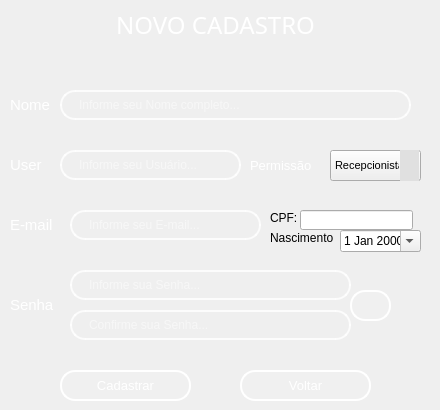
    <widget class="QWidget" name="page_3">
     <widget class="QLineEdit" name="lineEdit_email">
      <property name="geometry">
       <rect>
        <x>70</x>
        <y>210</y>
        <width>191</width>
        <height>30</height>
       </rect>
      </property>
      <property name="font">
       <font>
        <family>MS Shell Dlg 2</family>
        <italic>false</italic>
       </font>
      </property>
      <property name="styleSheet">
       <string notr="true">QLineEdit {
    /* Borda e fundo */
    border: 2px solid rgba(255, 255, 255, 200);
    border-radius: 15px;
    background-color: rgba(0, 0, 0, 0); /* Totalmente transparente */
    
    /* Espaçamento interno */
    padding: 5px 15px;
    
    /* Cor do texto */
    color: white;
    
    /* Melhora a renderização */
    background-clip: padding-box;
}

/* Efeito ao focar */
QLineEdit:focus {
    border: 2px solid rgba(255, 255, 255, 255);
    background-color: rgba(255, 255, 255, 20);
}</string>
      </property>
      <property name="placeholderText">
       <string>Informe seu E-mail...</string>
      </property>
     </widget>
     <widget class="QLabel" name="label_name_4">
      <property name="geometry">
       <rect>
        <x>10</x>
        <y>80</y>
        <width>411</width>
        <height>51</height>
       </rect>
      </property>
      <property name="font">
       <font>
        <family>MS Shell Dlg 2</family>
        <pointsize>10</pointsize>
        <weight>50</weight>
        <italic>false</italic>
        <bold>false</bold>
       </font>
      </property>
      <property name="styleSheet">
       <string notr="true">QLabel{
color: rgb(255, 255, 255);
border:3
}</string>
      </property>
      <property name="text">
       <string>&lt;html&gt;&lt;head/&gt;&lt;body&gt;&lt;p&gt;&lt;span style=&quot; font-size:11pt;&quot;&gt;Nome&lt;/span&gt;&lt;/p&gt;&lt;/body&gt;&lt;/html&gt;</string>
      </property>
     </widget>
     <widget class="QLineEdit" name="lineEdit_name">
      <property name="geometry">
       <rect>
        <x>60</x>
        <y>90</y>
        <width>351</width>
        <height>30</height>
       </rect>
      </property>
      <property name="font">
       <font>
        <family>MS Shell Dlg 2</family>
        <italic>false</italic>
       </font>
      </property>
      <property name="styleSheet">
       <string notr="true">QLineEdit {
    /* Borda e fundo */
    border: 2px solid rgba(255, 255, 255, 200);
    border-radius: 15px;
    background-color: rgba(0, 0, 0, 0); /* Totalmente transparente */
    
    /* Espaçamento interno */
    padding: 5px 15px;
    
    /* Cor do texto */
    color: white;
    
    /* Melhora a renderização */
    background-clip: padding-box;
}

/* Efeito ao focar */
QLineEdit:focus {
    border: 2px solid rgba(255, 255, 255, 255);
    background-color: rgba(255, 255, 255, 36);
}</string>
      </property>
      <property name="placeholderText">
       <string>Informe seu Nome completo...</string>
      </property>
     </widget>
     <widget class="QLabel" name="label_user_6">
      <property name="geometry">
       <rect>
        <x>10</x>
        <y>140</y>
        <width>241</width>
        <height>51</height>
       </rect>
      </property>
      <property name="font">
       <font>
        <family>MS Shell Dlg 2</family>
        <pointsize>10</pointsize>
       </font>
      </property>
      <property name="styleSheet">
       <string notr="true">QLabel{
color: rgb(255, 255, 255);
border:2
}</string>
      </property>
      <property name="text">
       <string>&lt;html&gt;&lt;head/&gt;&lt;body&gt;&lt;p&gt;&lt;span style=&quot; font-size:11pt;&quot;&gt;User  &lt;/span&gt;&lt;/p&gt;&lt;/body&gt;&lt;/html&gt;</string>
      </property>
     </widget>
     <widget class="QLineEdit" name="lineEdit_user">
      <property name="geometry">
       <rect>
        <x>60</x>
        <y>150</y>
        <width>181</width>
        <height>30</height>
       </rect>
      </property>
      <property name="font">
       <font>
        <family>MS Shell Dlg 2</family>
        <italic>false</italic>
       </font>
      </property>
      <property name="styleSheet">
       <string notr="true">QLineEdit {
    /* Borda e fundo */
    border: 2px solid rgba(255, 255, 255, 200);
    border-radius: 15px;
    background-color: rgba(0, 0, 0, 0); /* Totalmente transparente */
    
    /* Espaçamento interno */
    padding: 5px 15px;
    
    /* Cor do texto */
    color: white;
    
    /* Melhora a renderização */
    background-clip: padding-box;
}

/* Efeito ao focar */
QLineEdit:focus {
    border: 2px solid rgba(255, 255, 255, 255);
    background-color: rgba(255, 255, 255, 20);
}</string>
      </property>
      <property name="placeholderText">
       <string>Informe seu Usuário...</string>
      </property>
     </widget>
     <widget class="QLabel" name="label_2">
      <property name="geometry">
       <rect>
        <x>250</x>
        <y>140</y>
        <width>171</width>
        <height>51</height>
       </rect>
      </property>
      <property name="font">
       <font>
        <family>MS Shell Dlg 2</family>
        <pointsize>10</pointsize>
       </font>
      </property>
      <property name="styleSheet">
       <string notr="true">QLabel{
color: rgb(255, 255, 255);
border:2
}</string>
      </property>
      <property name="text">
       <string>Permissão</string>
      </property>
     </widget>
     <widget class="QComboBox" name="comboBox">
      <property name="geometry">
       <rect>
        <x>330</x>
        <y>150</y>
        <width>91</width>
        <height>31</height>
       </rect>
      </property>
      <property name="font">
       <font>
        <family>MS Shell Dlg 2</family>
        <pointsize>8</pointsize>
        <italic>false</italic>
       </font>
      </property>
      <property name="styleSheet">
       <string notr="true">QComboBox {
    background-color: F7F7F9  /* Cor de fundo */
    color: F7F7F9         /* Cor do texto */
    border: 1px solid #ccc;     /* Borda */
}

QComboBox::drop-down {
    background-color: #e0e0e0;  /* Cor do botão de dropdown */
}

QComboBox QAbstractItemView {
    background-color: White;  /* Cor do menu dropdown */
    color: Black;             /* Cor do texto no menu */
}</string>
      </property>
      <item>
       <property name="text">
        <string>Recepcionista</string>
       </property>
      </item>
      <item>
       <property name="text">
        <string>Gerente</string>
       </property>
      </item>
      <item>
       <property name="text">
        <string>Administrador</string>
       </property>
      </item>
     </widget>
     <widget class="QLabel" name="label_passwrd_6">
      <property name="geometry">
       <rect>
        <x>10</x>
        <y>260</y>
        <width>411</width>
        <height>91</height>
       </rect>
      </property>
      <property name="font">
       <font>
        <family>MS Shell Dlg 2</family>
        <pointsize>10</pointsize>
        <weight>50</weight>
        <italic>false</italic>
        <bold>false</bold>
       </font>
      </property>
      <property name="styleSheet">
       <string notr="true">QLabel{
color: rgb(255, 255, 255);
border:2
}</string>
      </property>
      <property name="text">
       <string>&lt;html&gt;&lt;head/&gt;&lt;body&gt;&lt;p&gt;&lt;span style=&quot; font-size:11pt;&quot;&gt;Senha&lt;/span&gt;&lt;/p&gt;&lt;/body&gt;&lt;/html&gt;</string>
      </property>
     </widget>
     <widget class="QLineEdit" name="lineEdit_passwrd">
      <property name="geometry">
       <rect>
        <x>70</x>
        <y>270</y>
        <width>281</width>
        <height>30</height>
       </rect>
      </property>
      <property name="font">
       <font>
        <family>MS Shell Dlg 2</family>
        <italic>false</italic>
       </font>
      </property>
      <property name="styleSheet">
       <string notr="true">QLineEdit {
    /* Borda e fundo */
    border: 2px solid rgba(255, 255, 255, 200);
    border-radius: 15px;
    background-color: rgba(0, 0, 0, 0); /* Totalmente transparente */
    
    /* Espaçamento interno */
    padding: 5px 15px;
    
    /* Cor do texto */
    color: white;
    
    /* Melhora a renderização */
    background-clip: padding-box;
}

/* Efeito ao focar */
QLineEdit:focus {
    border: 2px solid rgba(255, 255, 255, 255);
    background-color: rgba(255, 255, 255, 20);
}</string>
      </property>
      <property name="placeholderText">
       <string>Informe sua Senha...</string>
      </property>
     </widget>
     <widget class="QLabel" name="label_email_4">
      <property name="geometry">
       <rect>
        <x>10</x>
        <y>200</y>
        <width>411</width>
        <height>51</height>
       </rect>
      </property>
      <property name="font">
       <font>
        <family>MS Shell Dlg 2</family>
        <pointsize>10</pointsize>
        <weight>50</weight>
        <italic>false</italic>
        <bold>false</bold>
       </font>
      </property>
      <property name="styleSheet">
       <string notr="true">QLabel{
color: rgb(255, 255, 255);
border:2
}</string>
      </property>
      <property name="text">
       <string>&lt;html&gt;&lt;head/&gt;&lt;body&gt;&lt;p&gt;&lt;span style=&quot; font-size:11pt;&quot;&gt;E-mail&lt;/span&gt;&lt;/p&gt;&lt;/body&gt;&lt;/html&gt;</string>
      </property>
     </widget>
     <widget class="QLineEdit" name="lineEdit_passwrd_2">
      <property name="geometry">
       <rect>
        <x>70</x>
        <y>310</y>
        <width>281</width>
        <height>30</height>
       </rect>
      </property>
      <property name="font">
       <font>
        <family>MS Shell Dlg 2</family>
        <italic>false</italic>
       </font>
      </property>
      <property name="styleSheet">
       <string notr="true">QLineEdit {
    /* Borda e fundo */
    border: 2px solid rgba(255, 255, 255, 200);
    border-radius: 15px;
    background-color: rgba(0, 0, 0, 0); /* Totalmente transparente */
    
    /* Espaçamento interno */
    padding: 5px 15px;
    
    /* Cor do texto */
    color: white;
    
    /* Melhora a renderização */
    background-clip: padding-box;
}

/* Efeito ao focar */
QLineEdit:focus {
    border: 2px solid rgba(255, 255, 255, 255);
    background-color: rgba(255, 255, 255, 20);
}</string>
      </property>
      <property name="placeholderText">
       <string>Confirme sua Senha...</string>
      </property>
     </widget>
     <widget class="QPushButton" name="bttn_register">
      <property name="geometry">
       <rect>
        <x>60</x>
        <y>370</y>
        <width>131</width>
        <height>31</height>
       </rect>
      </property>
      <property name="font">
       <font>
        <family>MS Shell Dlg 2</family>
        <pointsize>10</pointsize>
        <weight>50</weight>
        <italic>false</italic>
        <bold>false</bold>
       </font>
      </property>
      <property name="styleSheet">
       <string notr="true">QPushButton {
    background-color: rgba(255, 255, 255, 0.5);
    border: 5px solid rgba(255, 255, 255, 0.3); /* Borda branca translúcida */
    color: #333333; /* Texto totalmente opaco */
}

QPushButton:hover {
     background-color: #CFD8DC;
    border-color: rgba(255, 255, 255,255); 
}

QPushButton:pressed {
    background-color: #A0B2C8; /* Azul acinzentado */
border-color: #003366; /* Azul escuro */
}
 QPushButton{border: 2px solid rgba(255, 255, 255, 200);
    border-radius: 15px;
    background-color: rgba(0, 0, 0, 0); /* Totalmente transparente */
    
    /* Espaçamento interno */
    padding: 5px 15px;
    
    /* Cor do texto */
    color: white;
    
    /* Melhora a renderização */
    background-clip: padding-box;
}

/* Efeito ao focar */
QPushButton {
    border: 2px solid rgba(255, 255, 255, 255);
    background-color: rgba(255, 255, 255, 20);
}</string>
      </property>
      <property name="text">
       <string>Cadastrar</string>
      </property>
     </widget>
     <widget class="QPushButton" name="bttn_alterindex">
      <property name="geometry">
       <rect>
        <x>240</x>
        <y>370</y>
        <width>131</width>
        <height>31</height>
       </rect>
      </property>
      <property name="font">
       <font>
        <family>MS Shell Dlg 2</family>
        <pointsize>10</pointsize>
        <weight>50</weight>
        <italic>false</italic>
        <bold>false</bold>
       </font>
      </property>
      <property name="styleSheet">
       <string notr="true">QPushButton {
    background-color: rgba(255, 255, 255, 0.5);
    border: 2px solid rgba(255, 255, 255, 0.3); /* Borda branca translúcida */
    color:#003366; /* Texto totalmente opaco */
}

QPushButton:hover {
     background-color: #CFD8DC;
    border-color: rgba(255, 255, 255,255); 
}

QPushButton:pressed {
    background-color: #A0B2C8; /* Azul acinzentado */
border-color: #003366; /* Azul escuro */
}
 QPushButton{border: 2px solid rgba(255, 255, 255, 200);
    border-radius: 15px;
    background-color: rgba(0, 0, 0, 0); /* Totalmente transparente */
    
    /* Espaçamento interno */
    padding: 5px 15px;
    
    /* Cor do texto */
    color: white;
    
    /* Melhora a renderização */
    background-clip: padding-box;
}

/* Efeito ao focar */
QPushButton {
    border: 2px solid rgba(255, 255, 255, 255);
    background-color: rgba(255, 255, 255, 20);
}</string>
      </property>
      <property name="text">
       <string>Voltar</string>
      </property>
     </widget>
     <widget class="QPushButton" name="bttn_passwrdview_2">
      <property name="geometry">
       <rect>
        <x>350</x>
        <y>290</y>
        <width>41</width>
        <height>31</height>
       </rect>
      </property>
      <property name="styleSheet">
       <string notr="true">QPushButton {
    background-color: rgba(255, 255, 255, 0.5);
    border: 2px solid rgba(255, 255, 255, 0.3); /* Borda branca translúcida */
    color: #333333; /* Texto totalmente opaco */
}

QPushButton:hover {
     background-color: #CFD8DC;
    border-color: rgba(255, 255, 255,255); 
}

QPushButton:pressed {
    background-color: #A0B2C8; /* Azul acinzentado */
border-color: #003366; /* Azul escuro */
}
 QPushButton{border: 2px solid rgba(255, 255, 255, 200);
    border-radius: 15px;
    background-color: rgba(0, 0, 0, 0); /* Totalmente transparente */
    
    /* Espaçamento interno */
    padding: 5px 15px;
    
    /* Cor do texto */
    color: white;
    
    /* Melhora a renderização */
    background-clip: padding-box;
}

/* Efeito ao focar */
QPushButton {
    border: 2px solid rgba(255, 255, 255, 255);
    background-color: rgba(255, 255, 255, 20);
}</string>
      </property>
      <property name="text">
       <string/>
      </property>
      <property name="icon">
       <iconset>
        <normaloff>../../Downloads/visibility_24dp_E3E3E3_FILL0_wght400_GRAD0_opsz24.png</normaloff>../../Downloads/visibility_24dp_E3E3E3_FILL0_wght400_GRAD0_opsz24.png</iconset>
      </property>
      <property name="iconSize">
       <size>
        <width>24</width>
        <height>24</height>
       </size>
      </property>
     </widget>
     <widget class="QLabel" name="label_6">
      <property name="geometry">
       <rect>
        <x>0</x>
        <y>0</y>
        <width>431</width>
        <height>51</height>
       </rect>
      </property>
      <property name="font">
       <font>
        <family>Montserrat Medium</family>
        <pointsize>14</pointsize>
        <italic>false</italic>
       </font>
      </property>
      <property name="text">
       <string>&lt;html&gt;&lt;head/&gt;&lt;body&gt;&lt;p align=&quot;center&quot;&gt;&lt;span style=&quot; font-size:18pt; color:#ffffff;&quot;&gt;NOVO CADASTRO&lt;/span&gt;&lt;/p&gt;&lt;/body&gt;&lt;/html&gt;</string>
      </property>
     </widget>
     <widget class="QLineEdit" name="lineEdit_2">
      <property name="geometry">
       <rect>
        <x>300</x>
        <y>210</y>
        <width>113</width>
        <height>20</height>
       </rect>
      </property>
     </widget>
     <widget class="QDateEdit" name="dateEdit_2">
      <property name="geometry">
       <rect>
        <x>340</x>
        <y>230</y>
        <width>81</width>
        <height>22</height>
       </rect>
      </property>
      <property name="calendarPopup">
       <bool>true</bool>
      </property>
     </widget>
     <widget class="QLabel" name="label_12">
      <property name="geometry">
       <rect>
        <x>270</x>
        <y>230</y>
        <width>71</width>
        <height>16</height>
       </rect>
      </property>
      <property name="text">
       <string>Nascimento</string>
      </property>
     </widget>
     <widget class="QLabel" name="label_13">
      <property name="geometry">
       <rect>
        <x>270</x>
        <y>210</y>
        <width>31</width>
        <height>16</height>
       </rect>
      </property>
      <property name="text">
       <string>CPF:</string>
      </property>
     </widget>
     <zorder>label_email_4</zorder>
     <zorder>label_name_4</zorder>
     <zorder>lineEdit_name</zorder>
     <zorder>label_user_6</zorder>
     <zorder>lineEdit_user</zorder>
     <zorder>label_2</zorder>
     <zorder>comboBox</zorder>
     <zorder>label_passwrd_6</zorder>
     <zorder>lineEdit_passwrd</zorder>
     <zorder>lineEdit_email</zorder>
     <zorder>lineEdit_passwrd_2</zorder>
     <zorder>bttn_register</zorder>
     <zorder>bttn_alterindex</zorder>
     <zorder>bttn_passwrdview_2</zorder>
     <zorder>label_6</zorder>
     <zorder>lineEdit_2</zorder>
     <zorder>dateEdit_2</zorder>
     <zorder>label_12</zorder>
     <zorder>label_13</zorder>
    </widget>
